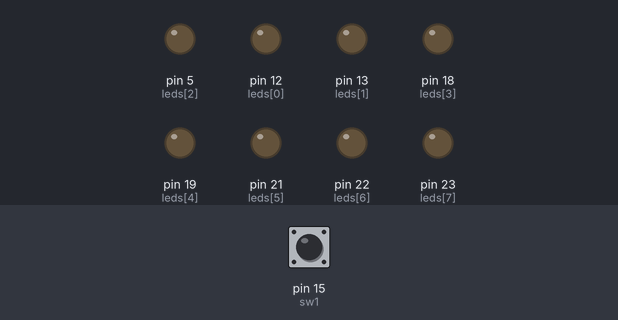
This sketch was run on a simulated Arduino Mega 2560, built with avr-gcc and run on an emulated ATmega2560. On the bench: output pins drawn as LEDs (lit = HIGH). Inputs (shaded band) come from the test bench; at power-on: pin 15 (sw1) HIGH.

Above: at 1.2 s.
1.3 s: pin 15 (sw1) pulled LOW for 1 s
At 2.18 s:
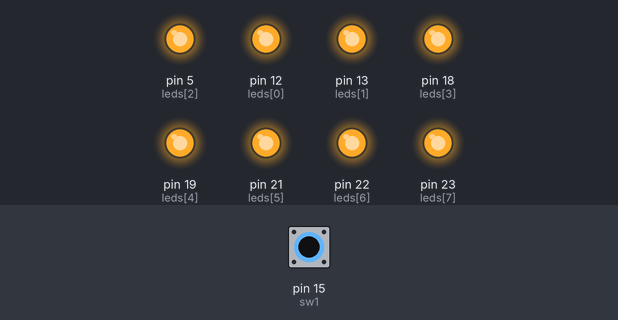
4.3 s: pin 15 (sw1) pulled LOW for 3.2 s
Timing chart, 0 to 9.0 s (numbered marks = the images above; inputs shaded):
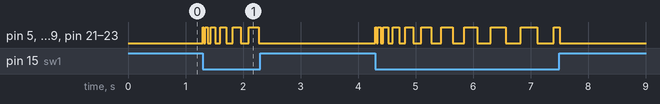

The sketch:

1.8.ino
```cpp
int leds[] = {12, 13, 5, 18, 19, 21, 22, 23};
int sw1 = 15;

void setup() {
  for (int i = 0; i < 8; i++) {
    pinMode(leds[i], OUTPUT);
  }
  pinMode(sw1, INPUT_PULLUP);
}

void loop() {
  // 1. เช็คว่า "กดเบรก" หรือไม่?
  if (digitalRead(sw1) == LOW) {

    // กำหนดความเร็วเริ่มต้น (เร็วมาก = 50ms)
    int waitTime = 20;

    // --- Step 1: กระพริบ 10 ครั้ง (แบบช้าลงเรื่อยๆ) ---
    for (int i = 0; i < 10; i++) {

      // สั่งติด
      controlAllLeds(HIGH);
      if (smartDelay(waitTime) == false) return; // ถ้าปล่อยมือ ออกทันที

      // สั่งดับ
      controlAllLeds(LOW);
      if (smartDelay(waitTime) == false) return; // ถ้าปล่อยมือ ออกทันที

      // >>> หัวใจสำคัญ: เพิ่มเวลาหน่วงขึ้นเรื่อยๆ (ยิ่งมาก ยิ่งช้า) <<<
      waitTime = waitTime + 30; // บวกเพิ่มรอบละ 50ms (ปรับเลขนี้ได้ถ้าอยากให้ช้าลงอีก)
    }

    // --- Step 2: เมื่อครบ 10 ครั้ง (ช้าสุดๆ แล้ว) -> ให้ติดค้าง ---
    controlAllLeds(HIGH);

    // วนลูปเช็คสถานะกดค้าง (รอปล่อยมือ)
    while (digitalRead(sw1) == LOW) {
      delay(10);
    }
  }

  // 2. ถ้าปล่อยเบรก -> สั่งดับให้หมด
  controlAllLeds(LOW);
}

// ==========================================
// ฟังก์ชันเสริม: สั่ง LED ทุกดวง
// ==========================================
void controlAllLeds(int state) {
  for (int i = 0; i < 8; i++) {
    digitalWrite(leds[i], state);
  }
}

// ==========================================
// ฟังก์ชันเสริม: หน่วงเวลาแบบฉลาด (Smart Delay)
// ==========================================
bool smartDelay(int ms) {
  for (int i = 0; i < ms; i += 10) {
    if (digitalRead(sw1) == HIGH) { // เช็คตลอดเวลาว่าปล่อยมือไหม
      return false; // ปล่อยมือ! หยุดทำงาน
    }
    delay(10);
  }
  return true;
}
```
